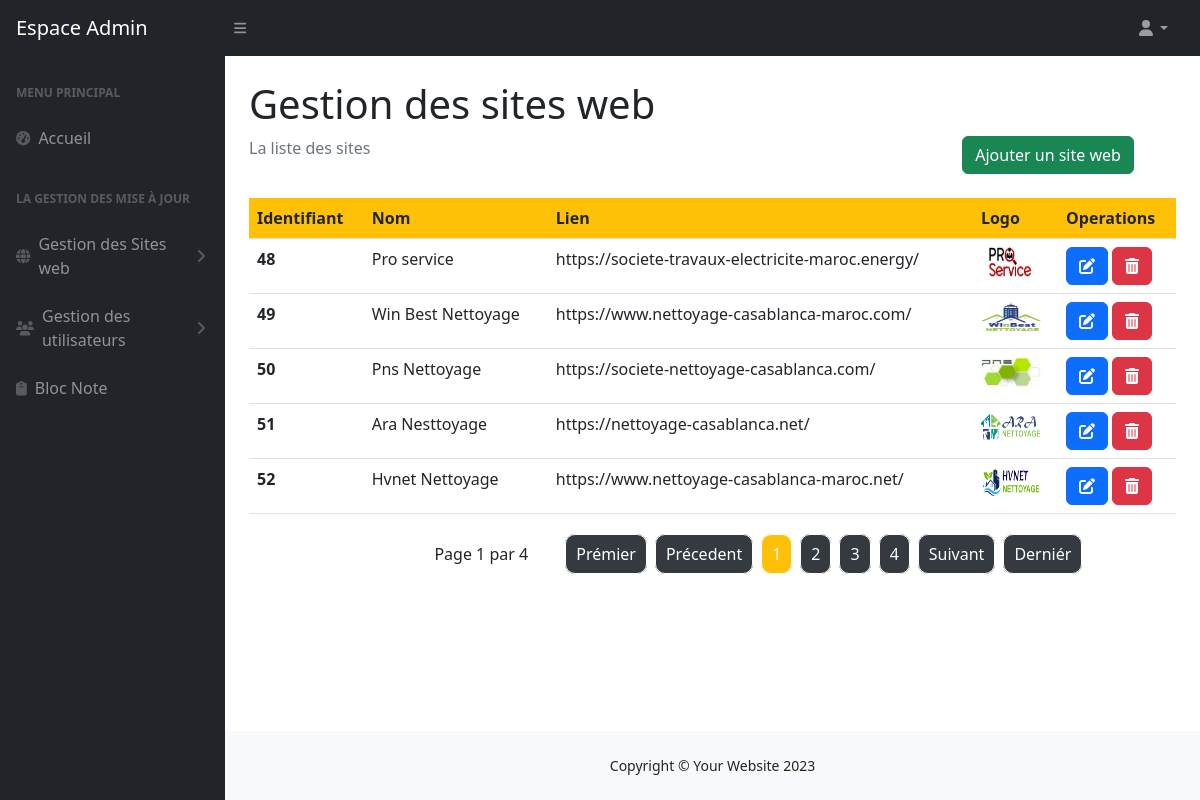
/gestion_siteweb.php, run on the app's committed database.
### tables this page shows
CREATE TABLE `site_web` (
  `id_site` int(11) NOT NULL,
  `nom_site` varchar(30) NOT NULL,
  `lien` varchar(100) NOT NULL,
  `date_creation` date NOT NULL DEFAULT current_timestamp(),
  `logo` varchar(150) NOT NULL
);

### script.php (called while the page is built, shortened)
<?php
$start=0;
$affiche_rows=5;
$nb_rows=mysqli_num_rows($record);
$pages=Ceil($nb_rows/$affiche_rows);
?>

### gestion_siteweb.php (the view, shortened to what this page needs)
<?php
include("include/header.php");?>
<?php
include("include/navbar.php");
include("include/sidenav.php");
?>
    <main>
        <div class="container-fluid px-4">
            <h1 class="mt-4">Gestion des sites web</h1>
            <div class="row">
            <div class="col-md-8">
                <ol class="breadcrumb mb-4">
                    <li class="breadcrumb-item active">La liste des sites</li>
                </ol>
            </div>
            <div class="col-md-3 ms-auto">
                <a class="btn btn-success ml-4 mb-4" href="ajoutersiteweb.php">Ajouter un site web</a>
            </div>
            </div>
            <form action="gestion_siteweb.php" method="post">
            <table class="table table-hover ">
                <thead >
                    <tr class="bg-warning">
                    <th id='hide' scope="col">Identifiant </th>
                    <th scope="col">Nom</th>
                    <th id='hide' scope="col">Lien </th>
                    <th scope="col">Logo</th>
                    <th scope="col">Operations</th>
                    </tr>
                </thead>
                <tbody>
                <?php
                   include("include/database.php");
                   $record=mysqli_query($con,"select * from site_web");
                   include("script.php");
                   $req="select * from site_web limit $start,$affiche_rows";
                    $res=mysqli_query($con,$req);
                    if(mysqli_num_rows($res)>0)
                    {
                        while($rows=mysqli_fetch_assoc($res))
                        {
                            $id_site=$rows["id_site"];
                            $nom_site=$rows["nom_site"];
                            $lien_site=$rows["lien"];
                            $name_image=$rows["logo"];
                            echo
                            "
                            <tr>
                            <th scope='row' id='hide'>$id_site</th>
                            <td>$nom_site</td>
                            <td  id='hide' >$lien_site</td>
                            <td><img width='60px' height='30px' src='image/$name_image' alt='Erreur_img'></td>
                            <td id='operation'>
                            <a class='btn btn-primary' name='modifier' href='editer.php?updateid=$id_site'><i class='fa-solid fa-pen-to-square'></i></a>
                            <a class='btn btn-danger' name='supprimer' href='supprimer.php?deleteid=$id_site'><i class='fa-solid fa-trash-can'></i></a>
                            </td>
                            </tr>";
                            }
                    }
                ?>
                </tbody>
                </form>
            <?php include("include/pagination.php"); ?>
        </div>
    </main>
    <?php
    include("include/footer.php");
    include("include/script.php");
    ?>

### include/header.php (shortened to what this page needs)
<!DOCTYPE html>
<html lang="en">
<head>
    <link href="css/mon_style.css" rel="stylesheet"/>
    <link href="css/styles.css" rel="stylesheet" />
</head>
<?php
if(isset($_GET["num_page"])){
    $id=$_GET["num_page"];
}
else{$id=1;}
?>
<body class="sb-nav-fixed" id="<?=$id?>">

### include/navbar.php (shortened to what this page needs)
<nav class="sb-topnav navbar navbar-expand navbar-dark bg-dark">
    <a class="navbar-brand ps-3" href="home.php">Espace Admin</a>
    <button class="btn btn-link btn-sm order-1 order-lg-0 me-4 me-lg-0" id="sidebarToggle" href="#!"><i class="fas fa-bars"></i></button>
    <ul class="navbar-nav ms-auto me-md-0 me-3 me-lg-4">
        <li class="nav-item dropdown">
            <a class="nav-link dropdown-toggle" id="navbarDropdown" href="#" role="button" data-bs-toggle="dropdown" aria-expanded="false"><i class="fas fa-user fa-fw"></i></a>
        </li>
    </ul>
</nav>

### include/sidenav.php (shortened to what this page needs)
<div id="layoutSidenav">
        <div id="layoutSidenav_nav">
            <nav class="sb-sidenav accordion sb-sidenav-dark" id="sidenavAccordion">
                <div class="sb-sidenav-menu">
                    <div class="nav">
                        <div class="sb-sidenav-menu-heading">Menu Principal</div>
                        <a class="nav-link" href="home.php">
                            <div class="sb-nav-link-icon"><i class="fas fa-tachometer-alt"></i></div>
                            Accueil
                        </a>
                        <div class="sb-sidenav-menu-heading">La Gestion des mise à jour</div>
                        <a class="nav-link collapsed" href="#" data-bs-toggle="collapse" data-bs-target="#collapseSiteweb" aria-expanded="false" aria-controls="collapseSiteweb">
                            <div class="sb-nav-link-icon"><i class="fa-solid fa-globe"></i></div>
                            Gestion des Sites web
                            <div class="sb-sidenav-collapse-arrow"><i class="fas fa-angle-down"></i></div>
                        </a>
                        <a class="nav-link collapsed" href="#" data-bs-toggle="collapse" data-bs-target="#collapseUser" aria-expanded="false" aria-controls="collapseUser">
                            <div class="sb-nav-link-icon"><i class="fa-solid fa-users"></i></div>
                            Gestion des utilisateurs
                            <div class="sb-sidenav-collapse-arrow"><i class="fas fa-angle-down"></i></div>
                        </a>
                        <a class="nav-link" href="bloc_note.php">
                            <div class="sb-nav-link-icon"><i class="fa-solid fa-clipboard"></i></div>
                            Bloc Note
                        </a>
                    </div>
                </div>
            </nav>
        </div>
        <div id="layoutSidenav_content">

### include/pagination.php
<ul class="pagination">
    <li class="info_page">
        <?php
        if(!isset($_GET["num_page"]))
        {
            $page=1;
        }
        else{$page=$_GET["num_page"];}
        ?>
        Page <?=$page?> par <?=$pages?>
    </li>
    <li><a href="?num_page=1">Prémier</a></li>
    <?php
    if(isset($_GET["num_page"]) && $_GET["num_page"]>1){ ?>
    <li><a href="?num_page=<?=$_GET["num_page"]-1?>">Précedent</a></li>
    <?php } else{ ?>
        <li><a href="">Précedent</a></li>
    <?php }
    for($i=1;$i<=$pages;$i++){
    ?>
    <li class="nb_page"><a href="?num_page=<?=$i?>"> <?=$i?></a></li>
    <?php
    }
    if(!isset($_GET["num_page"])){ ?>
    <li><a href="?num_page=2">Suivant</a></li>
    <?php } else if($_GET["num_page"]>=$pages){ ?>
    <li><a href="">Suivant</a></li>
    <?php } else { ?>
    <li><a href="?num_page= <?=$_GET["num_page"]+1?>">Suivant</a></li>
    <?php } ?>
    <li><a href="?num_page=<?=$pages?>">Derniér</a></li>
</ul>

### include/footer.php
            <footer style="margin-top: 5%;" class="py-4 bg-light " >
                <div  class="container-fluid px-4  ">
                    <div class=" small">
                        <div class="text-center">Copyright &copy; Your Website 2023</div>
                    </div>
                </div>
            </footer>
        </div>
    </div>
    </body>
</html>

### css/mon_style.css (style rules this page uses)
.pagination { margin:3% 0% 5% 20%; }
.pagination a { text-decoration: none !important; border: 1px solid ; border-radius: 10px; background: linear-gradient(to left, #343a40 0%,#343a40 100%);; padding: 8px 10px 8px 10px; margin:0px 8px 0px 0px ; color: #fff; }
.info_page { margin-right: 5%; }
.pagination a.active { background: #ffc107; }

### data on the page
site_web: id_site "48", nom_site "Pro service", lien "https://societe-travaux-electricite-maroc.energy/", logo (picture)
site_web: id_site "49", nom_site "Win Best Nettoyage", lien "https://www.nettoyage-casablanca-maroc.com/", logo (picture)
site_web: id_site "50", nom_site "Pns Nettoyage", lien "https://societe-nettoyage-casablanca.com/", logo (picture)
site_web: id_site "51", nom_site "Ara Nesttoyage", lien "https://nettoyage-casablanca.net/", logo (picture)
site_web: id_site "52", nom_site "Hvnet Nettoyage", lien "https://www.nettoyage-casablanca-maroc.net/", logo (picture)

### other printed values
$page "1"
$pages "4"
